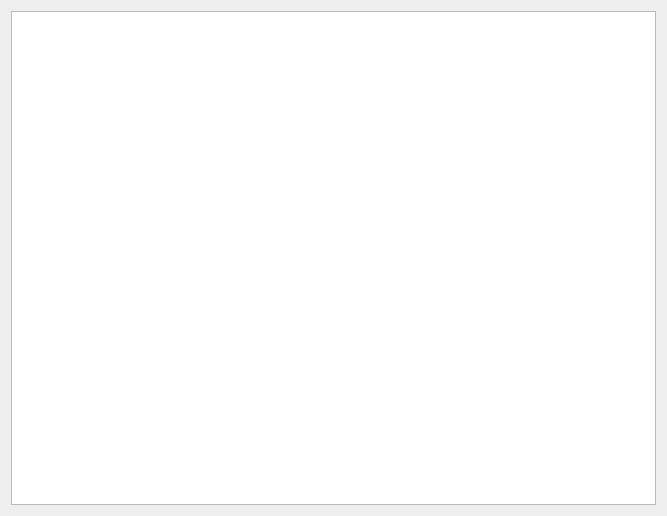
<?xml version="1.0" encoding="UTF-8"?>
<ui version="4.0">
 <class>VirtualKeyboard</class>
 <widget class="QWidget" name="VirtualKeyboard">
  <property name="geometry">
   <rect>
    <x>0</x>
    <y>0</y>
    <width>667</width>
    <height>516</height>
   </rect>
  </property>
  <property name="windowTitle">
   <string>Form</string>
  </property>
  <layout class="QVBoxLayout" name="verticalLayout">
   <item>
    <widget class="QGraphicsView" name="graphicsView"/>
   </item>
  </layout>
 </widget>
 <resources/>
 <connections/>
</ui>
